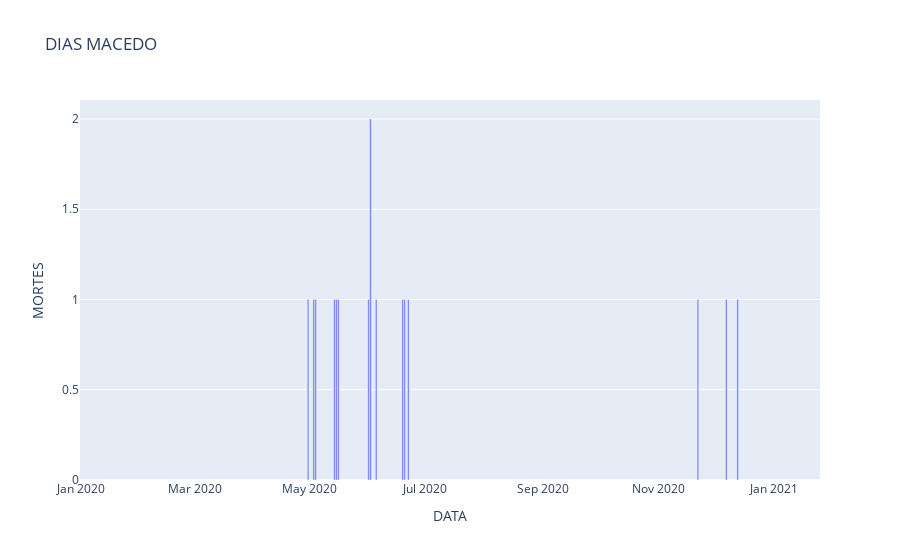

Notebook cell for this chart:
### Code cell
figmorte=px.bar(mortes,x='DATA',y=local,labels={local:'MORTES'},title=local)
figmorte

### Figure 1 — Plotly figure (JSON) as saved in the notebook; plotly's stock layout.template omitted (floating-point values rounded to 4 significant figures; data arrays with more than 128 entries replaced by an {"elided": "..."} marker saying what was removed)
{"data": [{"alignmentgroup": "True", "hovertemplate": "DATA=%{x}<br>MORTES=%{y}<extra></extra>", "legendgroup": "", "marker": {"color": "#636efa", "pattern": {"shape": ""}}, "name": "", "offsetgroup": "", "orientation": "v", "showlegend": false, "textposition": "auto", "type": "bar", "x": {"elided": "391 str values"}, "xaxis": "x", "y": {"elided": "391 int values"}, "yaxis": "y"}], "layout": {"barmode": "relative", "legend": {"tracegroupgap": 0}, "title": {"text": "DIAS MACEDO"}, "xaxis": {"anchor": "y", "domain": [0, 1], "title": {"text": "DATA"}}, "yaxis": {"anchor": "x", "domain": [0, 1], "title": {"text": "MORTES"}}}}
